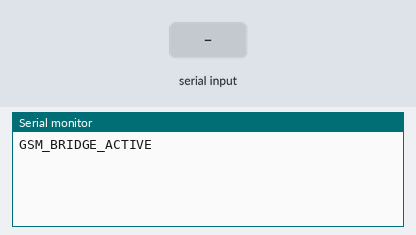
The sketch below on a simulated ESP32. Parts: the last lines printed to the serial monitor. The test bench sets the inputs (shaded band).

Above: at 1.7 s.
1.8 s: "1" received over the second serial link
At 2.9 s:
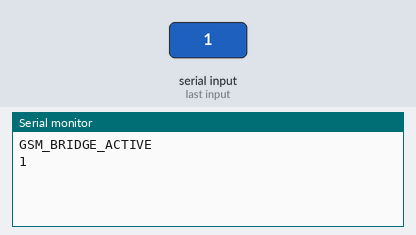
3.3 s: "0" received over the second serial link
At 4.0 s:
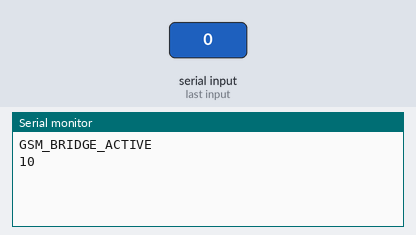

The sketch:

gsm_bridge.ino
```cpp
#define GSM_RX_PIN 16
#define GSM_TX_PIN 17

void setup() {
  Serial.begin(115200);
  Serial2.begin(115200, SERIAL_8N1, GSM_RX_PIN, GSM_TX_PIN);
  delay(500);
  Serial.println("GSM_BRIDGE_ACTIVE");
}

void loop() {
  while (Serial.available() > 0) {
    Serial2.write(Serial.read());
  }
  while (Serial2.available() > 0) {
    Serial.write(Serial2.read());
  }
}
```

Measured:
- after the input at 1.8 s, the serial monitor: prints a new line at once (image 1)
- after the input at 3.3 s, the serial monitor: prints a new line at once (image 2)
